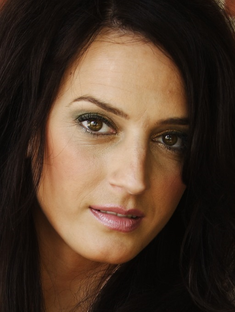
#> input picture testImages/bilteralInput.png, 235 x 312 px, shrunk from 512 x 680 before the run
$ python bilateralFilter.py
#> lines starting #> are read from the running program, lines starting #| are printed output that depends on the picture
####################################################################

# OpenCV implementation of the bilateral filter
# Author: Simon Ellershaw

####################################################################

import numpy as np
import cv2
import JointBilateralFilter

#####################################################################


def concatenateImages(image_1, image_2, vert):
    spacing = 20
    h1, w1 = image_1.shape[:2]
    h2, w2 = image_2.shape[:2]
    if vert:
        h_max = h1 + h2 + spacing
        w_max = max(w1, w2)
        h0 = h1 + spacing
        w0 = 0
    else:
        h_max = max(h1, h2)
        w_max = w2 + w1 + spacing
        h0 = 0
        w0 = w1 + spacing

    merge = np.zeros((h_max, w_max,  3), np.uint8)
    merge += 255
    merge[:h1, :w1, :] = image_1
    merge[h0:h_max, w0: w_max, :] = image_2
    return merge


def gridResults(inputfname, outputfname, sigma_colour, sigma_space):

    original = cv2.imread(inputfname, cv2.IMREAD_COLOR);

    if not original is None:
        h1, w1 = original.shape[:2]
        finalImage = np.zeros((0, 0, 3), np.uint8)
        for k in (sigma_space):
            vertStrip = np.zeros((0, 0, 3), np.uint8)
            for i in (sigma_colour):
                filterImg = np.zeros((h1, w1, 3), np.uint8)
                cv2.bilateralFilter(original, 50, k, i, filterImg)
                vertStrip = concatenateImages(vertStrip, filterImg, True)
            finalImage = concatenateImages(finalImage, vertStrip, False)

        cv2.imwrite(outputfname, finalImage)
    else:
        print("No image file successfully loaded.")

if __name__ == "__main__":
    inputfname = "testImages/bilteralInput.png"
    outputfname = "testImages/bilateralFilterOutput.png"
    gridOutputfname = "testImages/grid.png"

    original = cv2.imread(inputfname, cv2.IMREAD_COLOR)
#> original is the input picture: shape (312, 235, 3); mean B, G, R 43.6, 58.7, 78.7
    filterImg = cv2.bilateralFilter(original, 50, 60, 200)
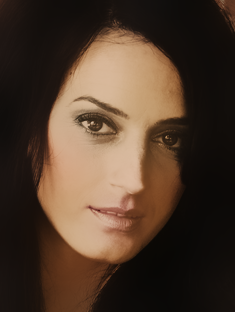
#> filterImg: shape (312, 235, 3); mean B, G, R 43.8, 58.7, 78.3
    cv2.imwrite(outputfname, filterImg)

    sigma_colour = [2, 5, 200]
    sigma_space = [10, 60, np.inf]
    gridResults(inputfname, gridOutputfname, sigma_colour, sigma_space)
#> after the loop in gridResults, `for k in (sigma_space):`:
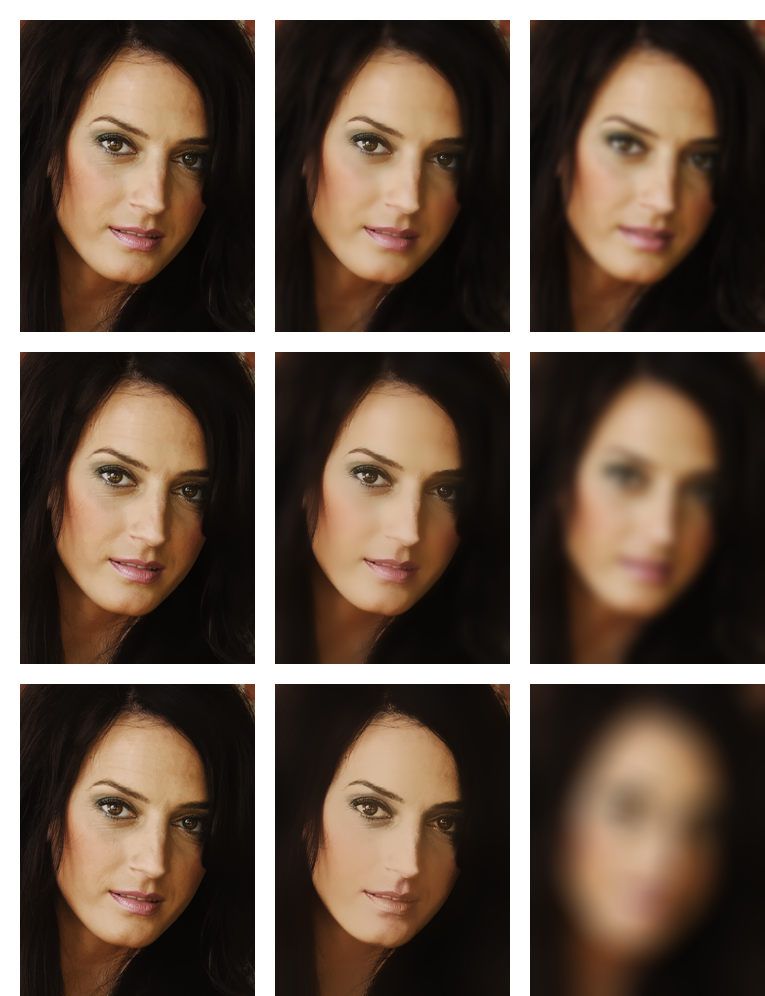
#> finalImage: shape (996, 765, 3); mean B, G, R 72, 85, 102.2
#####################################################################
